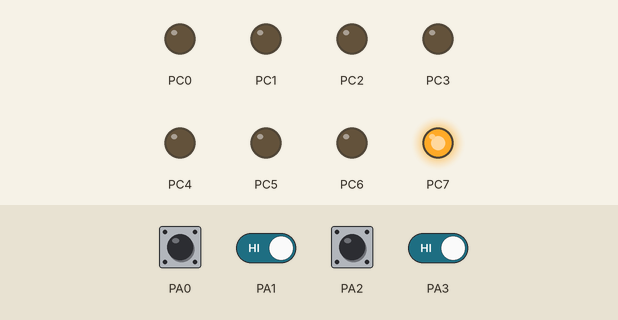
Recording of a program running on a simulated ATmega1284P, built with avr-gcc and emulated at 8 MHz. On the bench: output pins drawn as LEDs (lit = HIGH). The inputs (shaded band) are chosen by the test bench; at power-on: PA0–3 HIGH.

Above: at 1.2 s.
1.3 s: PA0 pulled LOW for 0.15 s
At 1.37 s:
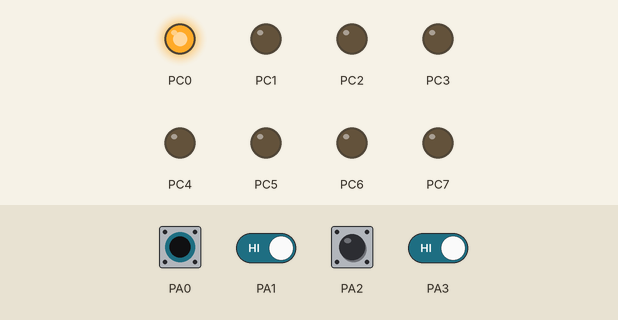
2.9 s: PA0 driven LOW and PA1 driven LOW
At 3.7 s:
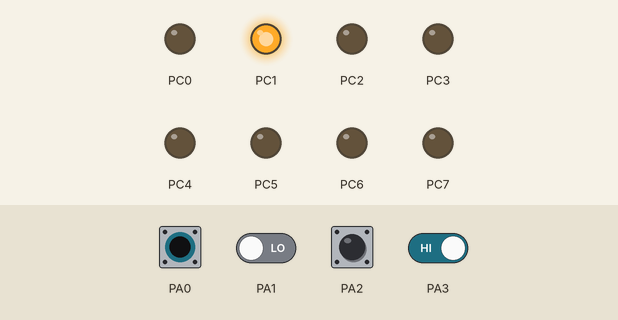
4.4 s: PA2 pulled LOW for 0.15 s
At 4.47 s:
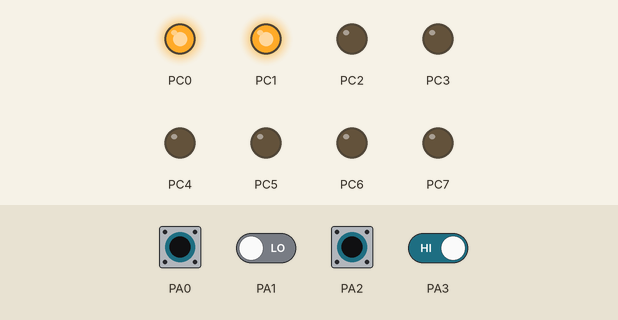
6.0 s: PA0 driven HIGH
At 7.2 s:
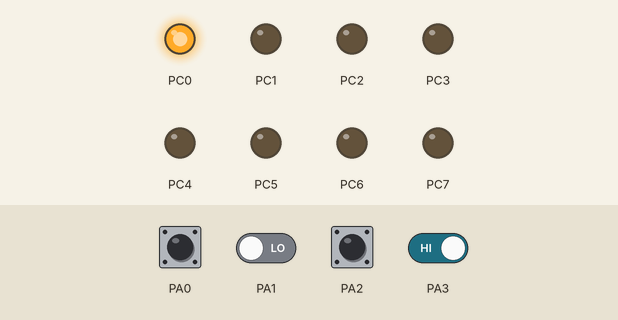
7.5 s: PA0 driven LOW
At 8.4 s:
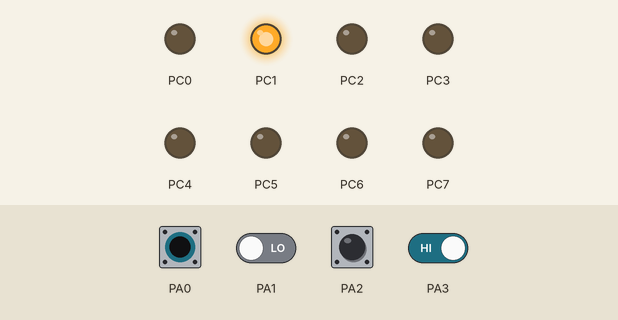
9.0 s: PA2 driven LOW and PA3 driven LOW
At 9.5 s:
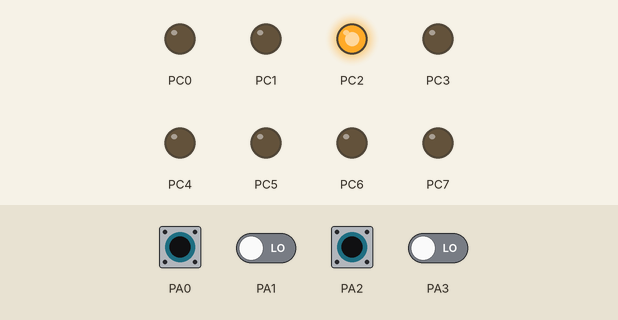
Timing chart, 0 to 11.5 s (numbered marks = the images above; inputs shaded):
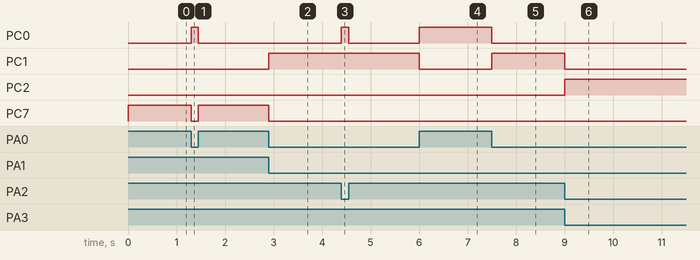

The program:

main.c
```c
/*	Author: Patrick Dang
 *	Partner(s) Name:
 *	Lab Section: 028
 *	Assignment: Lab #2  Exercise #3
 *	Exercise Description: [optional - include for your own benefit]
 *      PortA's pins 3 to 0 indicate a separate parking space
 *      PORTC's pins 3 to 0 is a binary representation of the number of available
 *      spaces given in PORTA
 *      - PC7 also indicates whether or not the parking lot is all full
 *
 *      Inputs: PA0 - PA3 (1 = car parked)
 *      Outputs: PA0 - PA3 (binary number of cars parked), PC7 (1 == full lot)
 *
 *	I acknowledge all content contained herein, excluding template or example
 *	code, is my own original work.
 */
#include <avr/io.h>
#ifdef _SIMULATE_
#include "simAVRHeader.h"
#endif

int main(void) {
    /* Insert DDR and PORT initializations */
    DDRA = 0x00; PORTA = 0xFF;
    DDRC = 0xFF; PORTC = 0x00;

    unsigned char cntavail = 0x00; // The number of parking spaces available
    /* Insert your solution below */
    while (1) {
	// Check Pins
	if((PINA & 0x01) == 0x00){
		cntavail++;
	}
	if((PINA & 0x02) == 0x00){
		cntavail++;
	}
	if((PINA & 0x04) == 0x00){
		cntavail++;
	}
	if((PINA & 0x08) == 0x00){
		cntavail++;
	}
	// Checks if lot is full before writing to output
	if(cntavail == 0x00){
		PORTC = cntavail | 0x80;
	}
	else{
		PORTC = cntavail;
	}
	// Reset cntavail
	cntavail = 0x00;
    }
    return 0;
}
```

simAVRHeader.h
```c
/* Debug information for SimAVR */
#include <stdio.h>
#ifndef F_CPU
#define F_CPU 8000000
#endif

#include <avr/sleep.h>
#include "/usr/csshare/pkgs/simavr/include/simavr/avr/avr_mcu_section.h"
AVR_MCU(F_CPU,"atmega1284");
AVR_MCU_VCD_FILE("build/results/Lab2_introToAVR_trace.vcd",1000);

const struct avr_mmcu_vcd_trace_t _mytrace[] _MMCU_ = {
    { AVR_MCU_VCD_SYMBOL("PINA0"), .mask = 1 << 0,.what = (void*)&PINA, } , // Example individual pin
    { AVR_MCU_VCD_SYMBOL("PORTB"), .what = (void*)&PORTB, } , // Example full port
};

/* Function to output through UART */
static int uart_putchar(char c, FILE *stream) {
    if (c == '\n') {
        uart_putchar('\r',stream);
    }
    loop_until_bit_is_set(UCSR0A,UDRE0);
    UDR0 = c;
    return 0;
}

/* Setup filestream for debugging */
FILE mystdout = FDEV_SETUP_STREAM(uart_putchar,NULL,_FDEV_SETUP_WRITE);
/* End SimAVR section */
```

Measured:
- after the input at 1.3 s, PC0: LOW → HIGH at once, → LOW 0.15 s later; PC7: HIGH → LOW at once, → HIGH 0.15 s later
- after the input at 2.9 s, PC1: LOW → HIGH at once; PC7: HIGH → LOW at once
- after the input at 4.4 s, PC0: LOW → HIGH at once, → LOW 0.15 s later
- after the input at 6.0 s, PC0: LOW → HIGH at once; PC1: HIGH → LOW at once
- after the input at 7.5 s, PC0: HIGH → LOW at once; PC1: LOW → HIGH at once
- after the input at 9.0 s, PC1: HIGH → LOW at once; PC2: LOW → HIGH at once
